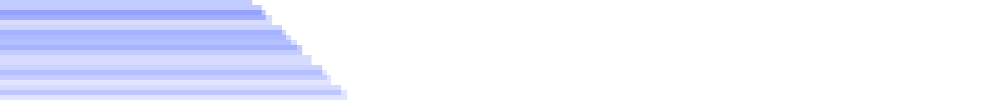
Frame 1 (no input)
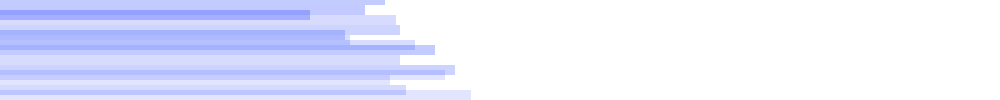
Frame 60 (the mouse pressed at the canvas centre just before this capture)
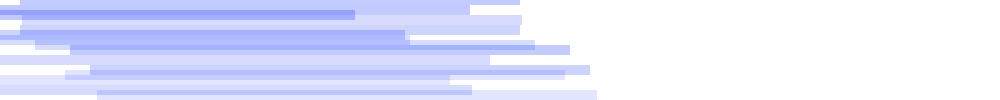
Frame 120 (the mouse held since frame 60 and released just before this capture)

The Processing sketch that drew these frames (run headless with seeded random() and noise(); from frame 60 on, the mouse is pressed at the canvas centre):

// Processing sketch: processing_174084
// ── processing_174084.pde

Wall myWall1;
Wall myWall2;
Wall myWall3;
Wall myWall4;
Wall myWall5;
Wall myWall6;
Wall myWall7;
Wall myWall8;
Wall myWall9;
Wall myWall10;
Wall myWall11;
Wall myWall12;
Wall myWall13;
Wall myWall14;
Wall myWall15;



void setup() {
  noStroke();
  size(1000, 100);
  myWall1 = new Wall(color(0,40,255,60), 50, 50, 2.25);
  myWall2 = new Wall(color(0,40,255,40), 40, 40, 1);
  myWall3 = new Wall(color(0,40,255,50), 30, 30, 2);
  myWall4 = new Wall(color(0,30,255,40), 60, 60, 1.5);
  myWall5 = new Wall(color(0,30,255,30), 80, 80, 1);
  myWall6 = new Wall(color(0,30,255,60), 10, 10, 1.75);
  myWall7 = new Wall(color(0,30,255,40), 20, 20, 2.1);
  myWall8 = new Wall(color(0,40,255,60), 0, 0, 2.25);
  myWall9 = new Wall(color(0,40,255,40), 45, 45, 2);
  myWall10 = new Wall(color(0,40,255,50), 35, 35, 1);
  myWall11 = new Wall(color(0,30,255,50), 70, 70, 2.25);
  myWall12 = new Wall(color(0,30,255,30), 75, 75, 2);
  myWall13 = new Wall(color(0,30,255,60), 15, 15, .75);
  myWall14 = new Wall(color(0,30,255,40), 90, 90, 1.1);
  myWall15 = new Wall(color(0,30,255,30), 95, 95, 2.1);
}
void draw() {
  background(255);
  myWall1.move();
  myWall1.display();
  myWall2.move();
  myWall2.display();
   myWall3.move();
  myWall3.display();
   myWall4.move();
  myWall4.display();
   myWall5.move();
  myWall5.display();
   myWall6.move();
  myWall6.display();
   myWall7.move();
  myWall7.display();
  myWall8.move();
  myWall8.display();
  myWall9.move();
  myWall9.display();
   myWall10.move();
  myWall10.display();
   myWall11.move();
  myWall11.display();
   myWall12.move();
  myWall12.display();
   myWall13.move();
  myWall13.display();
   myWall14.move();
  myWall14.display();
  myWall15.move();
  myWall15.display();
}
class Wall{
  color c;
  float ysize;
  float ypos;
  float xspeed;
  float xpos;
 
Wall(color tempC,float locx, float locY, float tempXspeed){
c = tempC;
xpos=locx;
ypos = locY;
xspeed = tempXspeed;
}
 
void display(){
  rectMode(CENTER);
  fill(c);
  rect(ypos,xpos,500,10);
}
 
void move(){
  ypos= ypos+ xspeed;
  if(ypos>width){
    ypos=0;
  }
}
}
